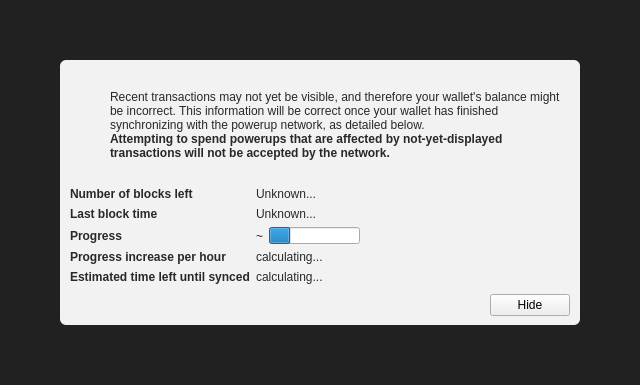
<?xml version="1.0" encoding="UTF-8"?>
<ui version="4.0">
 <class>ModalOverlay</class>
 <widget class="ModalOverlay" name="ModalOverlay">
  <property name="geometry">
   <rect>
    <x>0</x>
    <y>0</y>
    <width>640</width>
    <height>385</height>
   </rect>
  </property>
  <property name="windowTitle">
   <string>Form</string>
  </property>
  <layout class="QVBoxLayout" name="verticalLayout" stretch="0">
   <property name="sizeConstraint">
    <enum>QLayout::SetDefaultConstraint</enum>
   </property>
   <property name="leftMargin">
    <number>0</number>
   </property>
   <property name="topMargin">
    <number>0</number>
   </property>
   <property name="rightMargin">
    <number>0</number>
   </property>
   <property name="bottomMargin">
    <number>0</number>
   </property>
   <item>
    <widget class="QWidget" name="bgWidget" native="true">
     <property name="styleSheet">
      <string notr="true">#bgWidget { background: rgba(0,0,0,220); }</string>
     </property>
     <layout class="QVBoxLayout" name="verticalLayoutMain" stretch="1">
      <property name="leftMargin">
       <number>60</number>
      </property>
      <property name="topMargin">
       <number>60</number>
      </property>
      <property name="rightMargin">
       <number>60</number>
      </property>
      <property name="bottomMargin">
       <number>60</number>
      </property>
      <item>
       <widget class="QWidget" name="contentWidget" native="true">
        <property name="styleSheet">
         <string notr="true">#contentWidget { background: rgba(255,255,255,240); border-radius: 6px; }

QLabel { color: rgb(40,40,40);  }</string>
        </property>
        <layout class="QVBoxLayout" name="verticalLayoutSub" stretch="1,0,0,0">
         <property name="spacing">
          <number>0</number>
         </property>
         <property name="leftMargin">
          <number>10</number>
         </property>
         <property name="topMargin">
          <number>10</number>
         </property>
         <property name="rightMargin">
          <number>10</number>
         </property>
         <property name="bottomMargin">
          <number>10</number>
         </property>
         <item>
          <layout class="QHBoxLayout" name="horizontalLayoutIconText" stretch="0,1">
           <property name="topMargin">
            <number>20</number>
           </property>
           <item>
            <layout class="QVBoxLayout" name="verticalLayoutIcon">
             <property name="leftMargin">
              <number>0</number>
             </property>
             <item>
              <widget class="QPushButton" name="warningIcon">
               <property name="enabled">
                <bool>false</bool>
               </property>
               <property name="text">
                <string/>
               </property>
               <property name="icon">
                <iconset>
                 <normaloff>:/icons/warning</normaloff>
                 <disabledoff>:/icons/warning</disabledoff>:/icons/warning</iconset>
               </property>
               <property name="iconSize">
                <size>
                 <width>48</width>
                 <height>48</height>
                </size>
               </property>
               <property name="flat">
                <bool>true</bool>
               </property>
              </widget>
             </item>
             <item>
              <spacer name="verticalSpacerWarningIcon">
               <property name="orientation">
                <enum>Qt::Vertical</enum>
               </property>
               <property name="sizeHint" stdset="0">
                <size>
                 <width>20</width>
                 <height>40</height>
                </size>
               </property>
              </spacer>
             </item>
            </layout>
           </item>
           <item>
            <layout class="QVBoxLayout" name="verticalLayoutInfoText">
             <property name="leftMargin">
              <number>0</number>
             </property>
             <property name="topMargin">
              <number>0</number>
             </property>
             <item>
              <widget class="QLabel" name="infoText">
               <property name="text">
                <string>Recent transactions may not yet be visible, and therefore your wallet's balance might be incorrect. This information will be correct once your wallet has finished synchronizing with the powerup network, as detailed below.</string>
               </property>
               <property name="textFormat">
                <enum>Qt::RichText</enum>
               </property>
               <property name="wordWrap">
                <bool>true</bool>
               </property>
              </widget>
             </item>
             <item>
              <widget class="QLabel" name="infoTextStrong">
               <property name="font">
                <font>
                 <weight>75</weight>
                 <bold>true</bold>
                </font>
               </property>
               <property name="text">
                <string>Attempting to spend powerups that are affected by not-yet-displayed transactions will not be accepted by the network.</string>
               </property>
               <property name="textFormat">
                <enum>Qt::RichText</enum>
               </property>
               <property name="wordWrap">
                <bool>true</bool>
               </property>
              </widget>
             </item>
             <item>
              <spacer name="verticalSpacerInTextSpace">
               <property name="orientation">
                <enum>Qt::Vertical</enum>
               </property>
               <property name="sizeHint" stdset="0">
                <size>
                 <width>20</width>
                 <height>40</height>
                </size>
               </property>
              </spacer>
             </item>
            </layout>
           </item>
          </layout>
         </item>
         <item>
          <spacer name="verticalSpacerAfterText">
           <property name="orientation">
            <enum>Qt::Vertical</enum>
           </property>
           <property name="sizeHint" stdset="0">
            <size>
             <width>20</width>
             <height>40</height>
            </size>
           </property>
          </spacer>
         </item>
         <item>
          <layout class="QFormLayout" name="formLayout">
           <property name="fieldGrowthPolicy">
            <enum>QFormLayout::FieldsStayAtSizeHint</enum>
           </property>
           <property name="horizontalSpacing">
            <number>6</number>
           </property>
           <property name="verticalSpacing">
            <number>6</number>
           </property>
           <property name="topMargin">
            <number>10</number>
           </property>
           <item row="0" column="0">
            <widget class="QLabel" name="labelNumberOfBlocksLeft">
             <property name="font">
              <font>
               <weight>75</weight>
               <bold>true</bold>
              </font>
             </property>
             <property name="text">
              <string>Number of blocks left</string>
             </property>
            </widget>
           </item>
           <item row="0" column="1">
            <widget class="QLabel" name="numberOfBlocksLeft">
             <property name="text">
              <string>Unknown...</string>
             </property>
            </widget>
           </item>
           <item row="1" column="0">
            <widget class="QLabel" name="labelLastBlockTime">
             <property name="font">
              <font>
               <weight>75</weight>
               <bold>true</bold>
              </font>
             </property>
             <property name="text">
              <string>Last block time</string>
             </property>
            </widget>
           </item>
           <item row="1" column="1">
            <widget class="QLabel" name="newestBlockDate">
             <property name="sizePolicy">
              <sizepolicy hsizetype="Maximum" vsizetype="Preferred">
               <horstretch>0</horstretch>
               <verstretch>0</verstretch>
              </sizepolicy>
             </property>
             <property name="text">
              <string>Unknown...</string>
             </property>
            </widget>
           </item>
           <item row="2" column="0">
            <widget class="QLabel" name="labelSyncDone">
             <property name="font">
              <font>
               <weight>75</weight>
               <bold>true</bold>
              </font>
             </property>
             <property name="text">
              <string>Progress</string>
             </property>
            </widget>
           </item>
           <item row="2" column="1">
            <layout class="QHBoxLayout" name="horizontalLayoutSync" stretch="0,1">
             <item>
              <widget class="QLabel" name="percentageProgress">
               <property name="text">
                <string notr="true">~</string>
               </property>
              </widget>
             </item>
             <item>
              <widget class="QProgressBar" name="progressBar">
               <property name="value">
                <number>24</number>
               </property>
               <property name="format">
                <string/>
               </property>
              </widget>
             </item>
            </layout>
           </item>
           <item row="4" column="0">
            <widget class="QLabel" name="labelProgressIncrease">
             <property name="font">
              <font>
               <weight>75</weight>
               <bold>true</bold>
              </font>
             </property>
             <property name="text">
              <string>Progress increase per hour</string>
             </property>
            </widget>
           </item>
           <item row="4" column="1">
            <widget class="QLabel" name="progressIncreasePerH">
             <property name="text">
              <string>calculating...</string>
             </property>
            </widget>
           </item>
           <item row="5" column="0">
            <widget class="QLabel" name="labelEstimatedTimeLeft">
             <property name="font">
              <font>
               <weight>75</weight>
               <bold>true</bold>
              </font>
             </property>
             <property name="text">
              <string>Estimated time left until synced</string>
             </property>
            </widget>
           </item>
           <item row="5" column="1">
            <widget class="QLabel" name="expectedTimeLeft">
             <property name="text">
              <string>calculating...</string>
             </property>
            </widget>
           </item>
          </layout>
         </item>
         <item>
          <layout class="QHBoxLayout" name="horizontalLayoutButtons">
           <property name="leftMargin">
            <number>10</number>
           </property>
           <property name="topMargin">
            <number>10</number>
           </property>
           <item>
            <spacer name="horizontalSpacer">
             <property name="orientation">
              <enum>Qt::Horizontal</enum>
             </property>
             <property name="sizeHint" stdset="0">
              <size>
               <width>40</width>
               <height>20</height>
              </size>
             </property>
            </spacer>
           </item>
           <item>
            <widget class="QPushButton" name="closeButton">
             <property name="text">
              <string>Hide</string>
             </property>
            </widget>
           </item>
          </layout>
         </item>
        </layout>
       </widget>
      </item>
     </layout>
    </widget>
   </item>
  </layout>
 </widget>
 <customwidgets>
  <customwidget>
   <class>ModalOverlay</class>
   <extends>QWidget</extends>
   <header>modaloverlay.h</header>
   <container>1</container>
  </customwidget>
 </customwidgets>
 <resources/>
 <connections/>
</ui>
